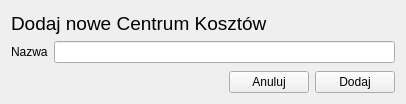
<?xml version="1.0" encoding="UTF-8"?>
<ui version="4.0">
 <class>NewMemberWindow</class>
 <widget class="QWidget" name="NewMemberWindow">
  <property name="geometry">
   <rect>
    <x>0</x>
    <y>0</y>
    <width>406</width>
    <height>104</height>
   </rect>
  </property>
  <property name="windowTitle">
   <string>Form</string>
  </property>
  <layout class="QVBoxLayout" name="verticalLayout">
   <item>
    <widget class="QLabel" name="label">
     <property name="font">
      <font>
       <pointsize>14</pointsize>
      </font>
     </property>
     <property name="text">
      <string>Dodaj nowe Centrum Kosztów</string>
     </property>
    </widget>
   </item>
   <item>
    <layout class="QFormLayout" name="formLayout">
     <item row="0" column="0">
      <widget class="QLabel" name="label_2">
       <property name="text">
        <string>Nazwa</string>
       </property>
      </widget>
     </item>
     <item row="0" column="1">
      <widget class="QLineEdit" name="lineEdit"/>
     </item>
    </layout>
   </item>
   <item>
    <layout class="QHBoxLayout" name="horizontalLayout">
     <item>
      <spacer name="horizontalSpacer">
       <property name="orientation">
        <enum>Qt::Horizontal</enum>
       </property>
       <property name="sizeHint" stdset="0">
        <size>
         <width>40</width>
         <height>20</height>
        </size>
       </property>
      </spacer>
     </item>
     <item>
      <widget class="QPushButton" name="pushButton_Canel">
       <property name="text">
        <string>Anuluj</string>
       </property>
      </widget>
     </item>
     <item>
      <widget class="QPushButton" name="pushButton_Commit">
       <property name="text">
        <string>Dodaj</string>
       </property>
      </widget>
     </item>
    </layout>
   </item>
  </layout>
 </widget>
 <resources/>
 <connections/>
</ui>
